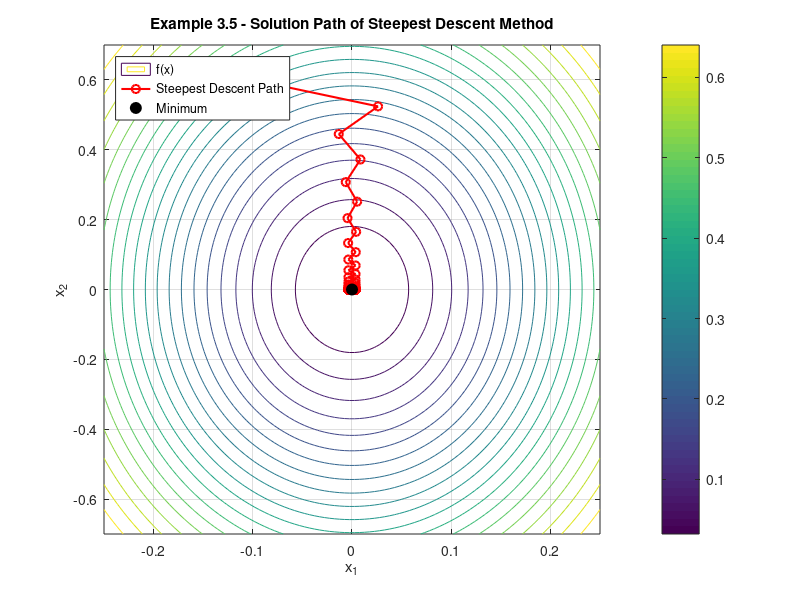

MATLAB code for this plot:

f = @(x) 1 - exp(-(10*x(1)^2 + x(2)^2));
grad_f = @(x) [20 * x(1) * exp(-(10*x(1)^2 + x(2)^2)); 
               2 * x(2) * exp(-(10*x(1)^2 + x(2)^2))];

x = [-0.1; 0.6];
tol = 1e-6;
alpha = 0.1;
max_iter = 1000;

x_values = x;

for k = 1:max_iter
    grad = grad_f(x);
    if norm(grad) < tol
        break;
    end
    x = x - alpha * grad;
    x_values = [x_values, x];
end

x1_vals = x_values(1, :);
x2_vals = x_values(2, :);

x1 = linspace(-0.25, 0.25, 100);
x2 = linspace(-0.7, 0.7, 100);
[X1, X2] = meshgrid(x1, x2);
F = arrayfun(@(x1, x2) f([x1; x2]), X1, X2);

figure;
contour(X1, X2, F, 20); % Plot 20 contour levels
hold on;
plot(x1_vals, x2_vals, '-o', 'Color', 'r', 'LineWidth', 1.5); % Solution path
plot(0, 0, 'ko', 'MarkerSize', 8, 'MarkerFaceColor', 'k'); % Minimum point
xlabel('x_1');
ylabel('x_2');
title('Example 3.5 - Solution Path of Steepest Descent Method');
legend('f(x)', 'Steepest Descent Path', 'Minimum', 'Location', 'northwest');
colorbar;
grid on;
hold off;
